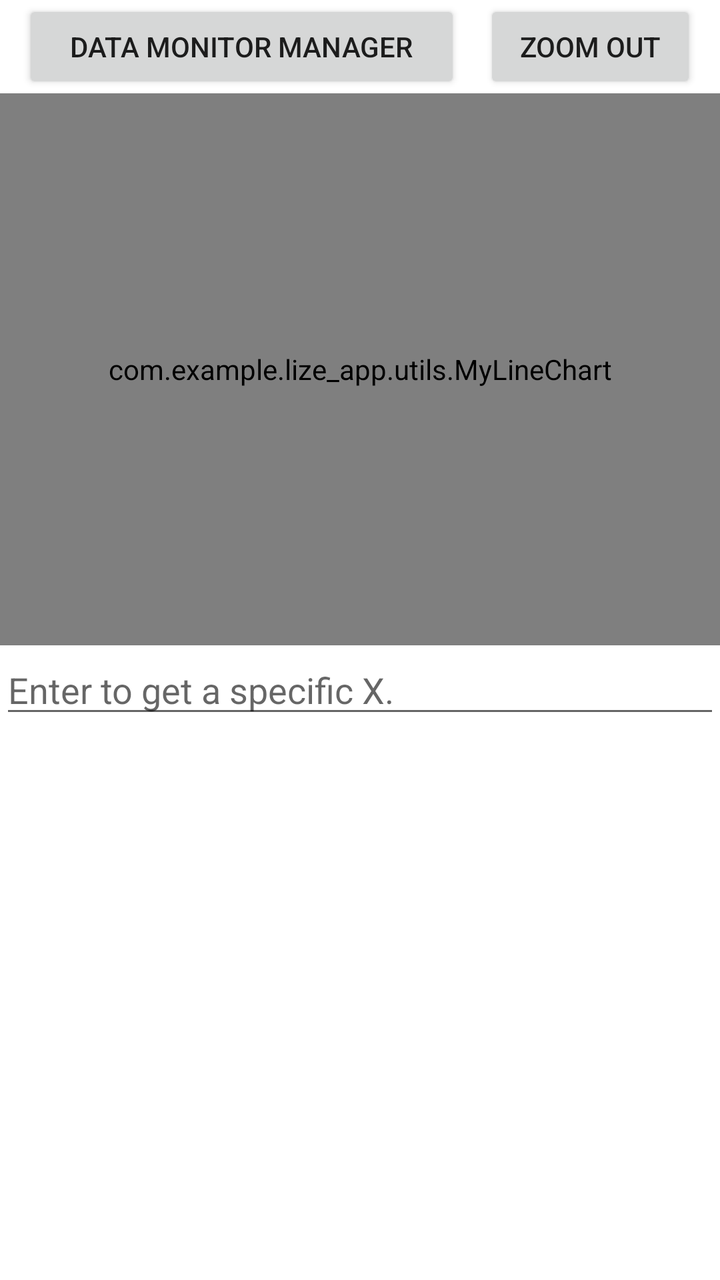
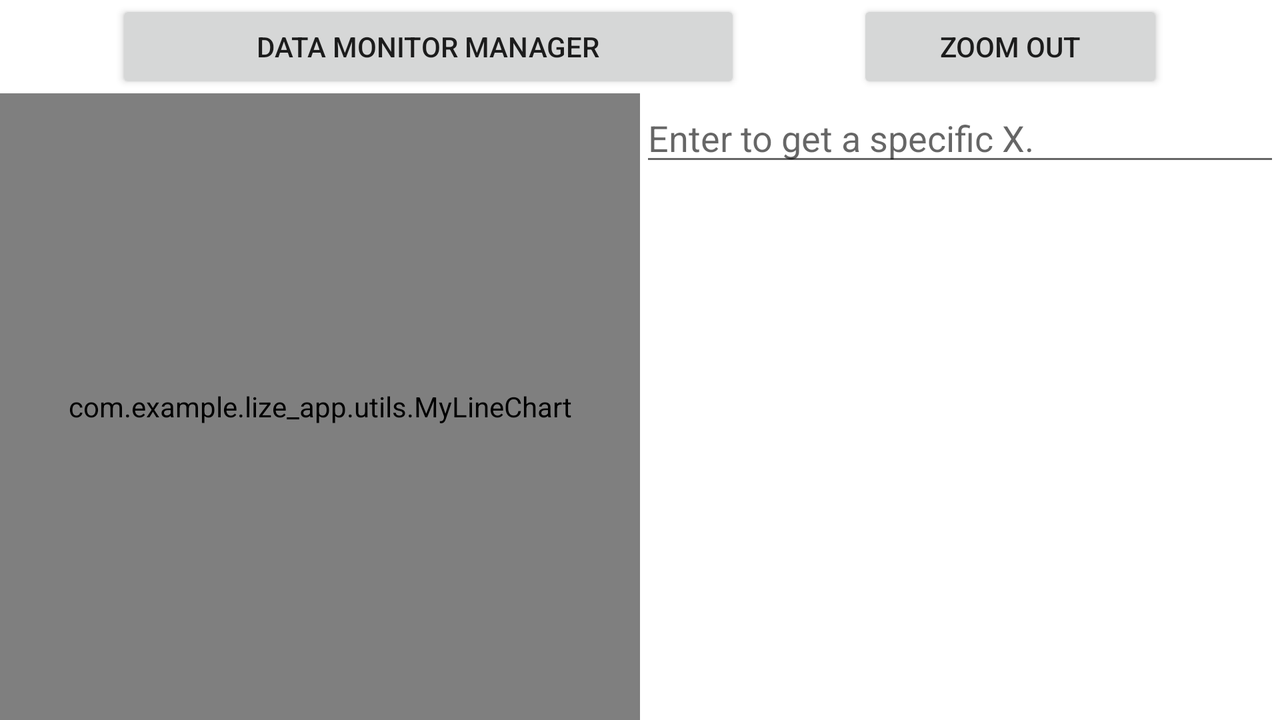

Two renders of one Android screen. The first uses the default layout on a phone; the second uses the alternative layout the repository ships for a different screen configuration, on a matching device. The two XML files are below.
<!-- AndroidManifest.xml: application theme Theme.LiZe_App -->
<!-- res/layout/central_chart.xml -->
<?xml version="1.0" encoding="utf-8"?>
<androidx.constraintlayout.widget.ConstraintLayout xmlns:android="http://schemas.android.com/apk/res/android"
    xmlns:app="http://schemas.android.com/apk/res-auto"
    xmlns:tools="http://schemas.android.com/tools"
    android:layout_width="match_parent"
    android:layout_height="match_parent">

    <ProgressBar
        android:id="@+id/Loading_Bar"
        android:layout_width="wrap_content"
        android:layout_height="wrap_content"
        android:layout_centerVertical="true"
        android:layout_centerHorizontal="true"
        app:layout_constraintBottom_toBottomOf="parent"
        app:layout_constraintLeft_toLeftOf="parent"
        app:layout_constraintRight_toRightOf="parent"
        app:layout_constraintTop_toTopOf="parent"
        tools:ignore="MissingConstraints"
        android:visibility="gone"/>

    <LinearLayout
        android:layout_height="fill_parent"
        android:layout_width="fill_parent"
        android:weightSum="30"
        android:orientation="vertical"
        tools:ignore="MissingConstraints">

        <LinearLayout
            android:id="@+id/Operation_LL"
            android:layout_width="match_parent"
            android:layout_height="wrap_content"
            android:layout_weight="1"
            android:weightSum="6">

            <Space
                android:layout_width="wrap_content"
                android:layout_height="match_parent"
                android:layout_weight="1"/>

            <Button
                android:id="@+id/DataMonitorSelector"
                android:layout_width="wrap_content"
                android:layout_height="match_parent"
                android:textAlignment="center"
                app:layout_constraintTop_toTopOf="parent"
                app:layout_constraintStart_toEndOf="@+id/Devices_List"
                android:text="@string/AboutDataMonitorManager"
                android:layout_weight="2"/>

            <Space
                android:layout_width="wrap_content"
                android:layout_height="match_parent"
                android:layout_weight="1"/>

            <Button
                android:id="@+id/ZoomOut_Button"
                android:layout_width="wrap_content"
                android:layout_height="match_parent"
                android:textAlignment="center"
                app:layout_constraintTop_toTopOf="parent"
                app:layout_constraintStart_toEndOf="@+id/Devices_List"
                android:text="@string/ZoomOut"
                android:layout_weight="1"/>

            <Space
                android:layout_width="wrap_content"
                android:layout_height="match_parent"
                android:layout_weight="1"/>

        </LinearLayout>

        <LinearLayout
            android:id="@+id/Dashboard_LL"
            android:layout_width="match_parent"
            android:layout_height="match_parent"
            android:layout_weight="29"
            android:weightSum="2"
            app:layout_constraintTop_toBottomOf="@+id/Operation_LL"
            tools:ignore="MissingConstraints,NotSibling"
            android:orientation="vertical">

            <com.example.lize_app.utils.MyLineChart
                android:id="@+id/LineChart"
                android:layout_width="match_parent"
                android:layout_height="match_parent"
                android:layout_weight="1"
                tools:ignore="MissingConstraints" />

            <EditText
                android:id="@+id/HighlightSelector"
                android:maxLines="1"
                android:inputType="text"
                android:layout_width="match_parent"
                android:layout_height="wrap_content"
                android:hint="@string/AboutHighlightSelector"/>

            <androidx.recyclerview.widget.RecyclerView
                android:id="@+id/DataMonitor"
                android:layout_width="match_parent"
                android:layout_height="match_parent"
                android:layout_weight="1"/>

        </LinearLayout>

    </LinearLayout>

</androidx.constraintlayout.widget.ConstraintLayout>
<!-- resources referenced by this layout -->
<resources>
  <string name="AboutDataMonitorManager">Data Monitor Manager</string>
  <string name="AboutHighlightSelector">Enter to get a specific X.</string>
  <string name="ZoomOut">Zoom Out</string>
  <style name="Theme.LiZe_App" parent="Theme.MaterialComponents.DayNight.NoActionBar">
          
          <item name="colorPrimary">@color/purple_500</item>
          <item name="colorPrimaryVariant">@color/purple_700</item>
          <item name="colorOnPrimary">@color/white</item>
          
          <item name="colorSecondary">@color/teal_200</item>
          <item name="colorSecondaryVariant">@color/teal_700</item>
          <item name="colorOnSecondary">@color/black</item>
          
          <item name="android:statusBarColor" tools:targetApi="l">?attr/colorPrimaryVariant</item>
          
      </style>
  <color name="purple_500">#FF6200EE</color>
  <color name="purple_700">#FF3700B3</color>
  <color name="white">#FFFFFFFF</color>
  <color name="teal_200">#FF03DAC5</color>
  <color name="teal_700">#FF018786</color>
  <color name="black">#FF000000</color>
</resources>
<!-- res/layout-land/central_chart.xml (the author's variant of the layout above) -->
<!-- drawn on the phone turned sideways -->
<?xml version="1.0" encoding="utf-8"?>
<androidx.constraintlayout.widget.ConstraintLayout xmlns:android="http://schemas.android.com/apk/res/android"
    xmlns:app="http://schemas.android.com/apk/res-auto"
    xmlns:tools="http://schemas.android.com/tools"
    android:layout_width="match_parent"
    android:layout_height="match_parent">

    <ProgressBar
        android:id="@+id/Loading_Bar"
        android:layout_width="wrap_content"
        android:layout_height="wrap_content"
        android:layout_centerVertical="true"
        android:layout_centerHorizontal="true"
        app:layout_constraintBottom_toBottomOf="parent"
        app:layout_constraintLeft_toLeftOf="parent"
        app:layout_constraintRight_toRightOf="parent"
        app:layout_constraintTop_toTopOf="parent"
        tools:ignore="MissingConstraints"
        android:visibility="gone"/>

    <LinearLayout
        android:layout_height="fill_parent"
        android:layout_width="fill_parent"
        android:weightSum="30"
        android:orientation="vertical"
        tools:ignore="MissingConstraints">

        <LinearLayout
            android:id="@+id/Operation_LL"
            android:layout_width="match_parent"
            android:layout_height="wrap_content"
            android:layout_weight="1"
            android:weightSum="6">

            <Space
                android:layout_width="wrap_content"
                android:layout_height="match_parent"
                android:layout_weight="1"/>

            <Button
                android:id="@+id/DataMonitorSelector"
                android:layout_width="wrap_content"
                android:layout_height="match_parent"
                android:textAlignment="center"
                app:layout_constraintTop_toTopOf="parent"
                app:layout_constraintStart_toEndOf="@+id/Devices_List"
                android:text="@string/AboutDataMonitorManager"
                android:layout_weight="2"/>

            <Space
                android:layout_width="wrap_content"
                android:layout_height="match_parent"
                android:layout_weight="1"/>

            <Button
                android:id="@+id/ZoomOut_Button"
                android:layout_width="wrap_content"
                android:layout_height="match_parent"
                android:textAlignment="center"
                app:layout_constraintTop_toTopOf="parent"
                app:layout_constraintStart_toEndOf="@+id/Devices_List"
                android:text="@string/ZoomOut"
                android:layout_weight="1"/>

            <Space
                android:layout_width="wrap_content"
                android:layout_height="match_parent"
                android:layout_weight="1"/>

        </LinearLayout>

        <LinearLayout
            android:id="@+id/Dashboard_LL"
            android:layout_width="match_parent"
            android:layout_height="match_parent"
            android:layout_weight="29"
            android:weightSum="2"
            app:layout_constraintTop_toBottomOf="@+id/Operation_LL"
            tools:ignore="MissingConstraints,NotSibling"
            android:orientation="horizontal">

            <com.example.lize_app.utils.MyLineChart
                android:id="@+id/LineChart"
                android:layout_width="match_parent"
                android:layout_height="match_parent"
                android:layout_weight="1"
                tools:ignore="MissingConstraints" />

            <LinearLayout
                android:layout_width="match_parent"
                android:layout_height="match_parent"
                android:layout_weight="1"
                android:orientation="vertical">

                <EditText
                    android:id="@+id/HighlightSelector"
                    android:maxLines="1"
                    android:inputType="text"
                    android:layout_width="match_parent"
                    android:layout_height="wrap_content"
                    android:hint="@string/AboutHighlightSelector"/>

                <ListView
                    android:id="@+id/Data_ListView"
                    android:layout_width="match_parent"
                    android:layout_height="match_parent"
                    android:layout_weight="1"
                    android:textAlignment="center"
                    android:gravity="center_horizontal" />

            </LinearLayout>

        </LinearLayout>

    </LinearLayout>

</androidx.constraintlayout.widget.ConstraintLayout>
